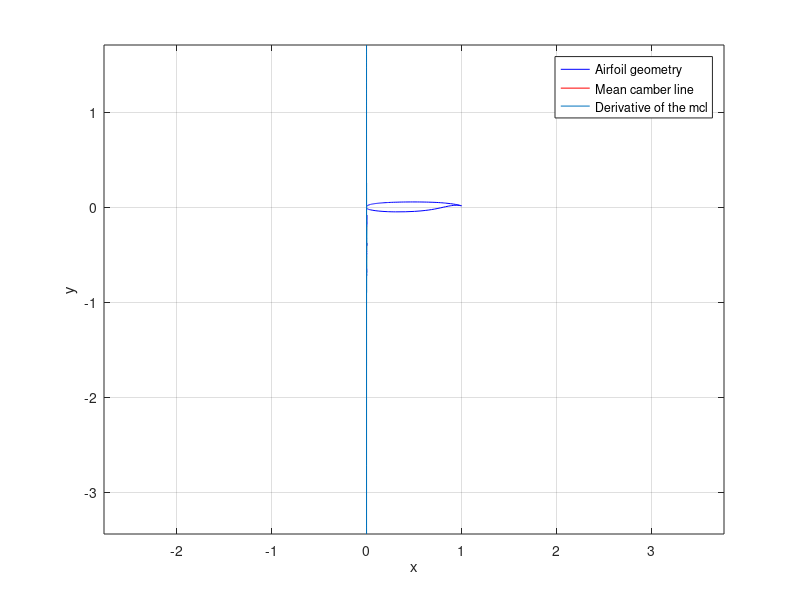

The MATLAB source for this figure:
clear
clc

% Calcola la funzione che descrive la mean camber line di un profilo alare
% e la sua derivata prima rispetto a x. Questa funzione calcola la linea
% media segmentando la superficie del profilo e tracciando la linea che
% congiunge i punti medi dei segmenti che compongono il profilo 

% IMPORTANTE: 
% funziona solo se le coppie di coordinate che descrivono il profilo sono
% divise fra dorso e ventre, prima dorso (y>0) poi ventre (y<0)

%% CALCOLO DELLA MEAN CAMBER LINE

% Dati del profilo alare
A = importdata('k2.txt');
A = getfield(A,"data"); % Matrice delle coppie x y
x = A(:,1); % Ascisse dei punti del profilo
y = A(:,2); % Ordinate dei punti del profilo

% Separazione di dorso e ventre
i = 1;
while A(i,2) ~= 0
    x_dorso(i) = A(i,1);
    y_dorso(i) = A(i,2);
    i = i + 1;
end

k = 0;
for k = 1:(length(A)-length(x_dorso))
    x_ventre(k) = A(k+length(x_dorso),1);
    y_ventre(k) = A(k+length(x_dorso),2);
end

% Interpolazione per ottenere la camber line
n = 1e6;
% t = linspace(0,pi,n);
% x_interp = 0.5*(cos(t) + 1);
x_interp = linspace(0,1,n); % Stabilisco le x a cui corrisponderanno le y di dorso e ventre
y_dorso_interp = spline(x_dorso,y_dorso,x_interp);
y_ventre_interp = spline(x_ventre,y_ventre,x_interp);
y_lm = (y_dorso_interp + y_ventre_interp) / 2;
% y_lm(1)= 0; 

% Calcolo piccole deviazioni della linea media per calcolare la derivata
h = 1e-6;
x_interp_der = linspace(0,1,n) + h; % Punti comuni
y_dorso_interp = spline(x_dorso,y_dorso,x_interp_der);
y_ventre_interp = spline(x_ventre,y_ventre,x_interp_der);
dy_lm = (y_dorso_interp + y_ventre_interp) / 2;

% Calcolo delle derivate
dy_dx = (dy_lm - y_lm) ./ h;

% Grafico
figure;
plot(x, y, 'b-', 'DisplayName', 'Airfoil geometry');
axis equal
hold on;
plot(x_interp, y_lm, 'r-', 'DisplayName', 'Mean camber line');
hold on
plot(x_interp,dy_dx,'DisplayName','Derivative of the mcl');
xlabel('x'); ylabel('y');
legend;
grid on;

%% CALCOLO DELL'ANGOLO DI THEODORSEN

eps = 1e-3; % la scelta di epsilon viene fatta guardando il plot della derivata prima, escludendo le regioni in cui inizia a oscillare 
l = linspace(-0.5 + eps, 0.5 - eps,n); % estremi di integrazione
I_aTh = dy_dx./sqrt(0.25 - l.^2); % integrale per l'angolo di Theodorsen
I_a0 = dy_dx.*sqrt((0.5+l)./(0.5-l)); % integrale per l'angolo di zero lift

a_Th = trapz(l,I_aTh) /  pi;
a_Th = rad2deg(a_Th) % angolo d'attacco di Theodorsen = -1.2625 ; da xfoil dovrebbe venire -1.2108 : errore del 4% 

a_0 = trapz(l,I_a0) * (2/pi);
a_0 = rad2deg(a_0) % angolo d'attacco a portanza nulla = -1.6835 ; da xfoil dovrebbe venire -1.968 : errore del 14%

%%
% eta = acos(-2.*x_interp);
% dy_eta = 
% a_0 = a_Th - (1/pi) * trapz(cos(eta)*dy_eta)